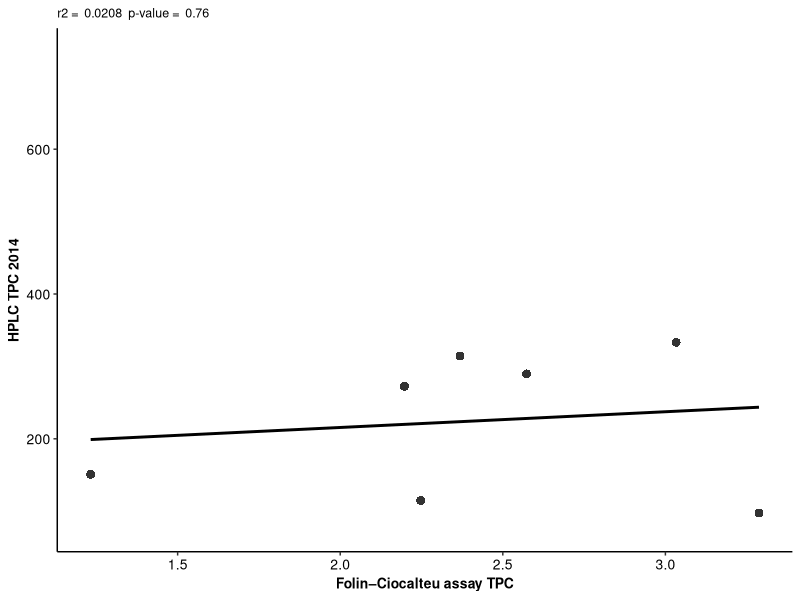
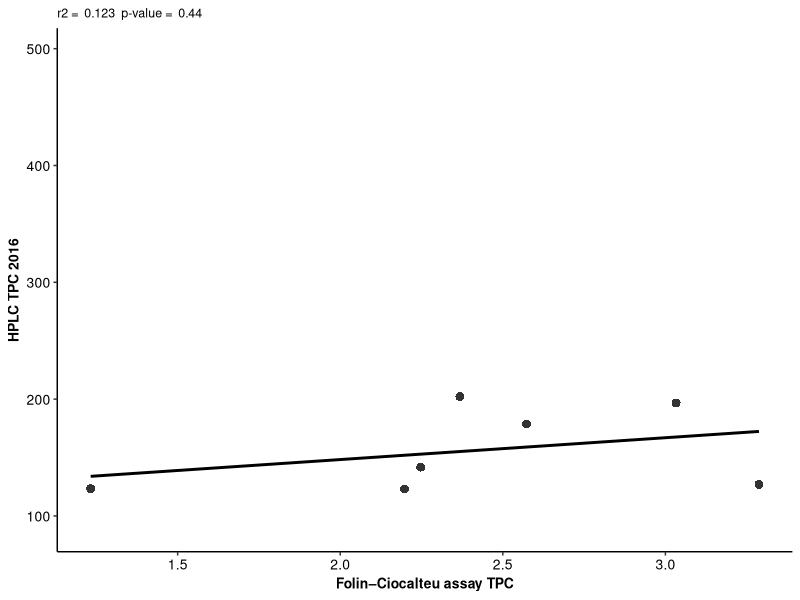

Here is the R script that generated these plots, in order:
#look at kendra's phenolic data.

library(readxl)
library(tidyverse)

phenolics_2014 <- read_excel("data/41438_2019_190_MOESM2_ESM (2).xls")
phenolics_2016 <- read_excel("data/41438_2019_190_MOESM3_ESM (4).xls")

#keep total phenolics
phenolics_2014 <- phenolics_2014 %>% select(ID, total_phenolics)
phenolics_2016 <- phenolics_2016 %>% select(ID, total_phenolics)

#load pheno data
geno_pheno_meta_data <- read_csv("outputs/geno_pheno_meta_data.csv")

phenolics_2014 <- left_join(phenolics_2014, geno_pheno_meta_data, by = c("ID" = "PLANTID"))
phenolics_2016 <- left_join(phenolics_2016, geno_pheno_meta_data, by = c("ID" = "PLANTID"))


tpc_2014 <- ggplot(phenolics_2014, aes(x=tpc, y=total_phenolics))+
  geom_point(size=3, stroke=0, alpha=0.8)+
  theme_bw()+
  labs(x="Folin–Ciocalteu assay TPC", y="HPLC TPC 2014")+
  theme(panel.border = element_blank(), axis.text=element_text(colour = "black", size=10), axis.title=element_text(size = 10, face = "bold"), panel.grid.major = element_blank(), panel.grid.minor = element_blank(), axis.line = element_line(colour = "black"), plot.title = element_text(size = 9))+
  stat_smooth(method="lm", col="black", se = FALSE)+
  ggtitle(paste("r2 = ", signif(cor.test(phenolics_2014$tpc, phenolics_2014$total_phenolics, method = "pearson")$estimate^2, digits = 3), " p-value = ", signif(cor.test(phenolics_2014$tpc, phenolics_2014$total_phenolics, method = "pearson")$p.value, digits = 2)))
ggsave("figures/tpc_2014.jpeg", plot = tpc_2014)

tpc_2016 <- ggplot(phenolics_2016, aes(x=tpc, y=total_phenolics))+
  geom_point(size=3, stroke=0, alpha=0.8)+
  theme_bw()+
  labs(x="Folin–Ciocalteu assay TPC", y="HPLC TPC 2016")+
  theme(panel.border = element_blank(), axis.text=element_text(colour = "black", size=10), axis.title=element_text(size = 10, face = "bold"), panel.grid.major = element_blank(), panel.grid.minor = element_blank(), axis.line = element_line(colour = "black"), plot.title = element_text(size = 9))+
  stat_smooth(method="lm", col="black", se = FALSE)+
  ggtitle(paste("r2 = ", signif(cor.test(phenolics_2016$tpc, phenolics_2016$total_phenolics, method = "pearson")$estimate^2, digits = 3), " p-value = ", signif(cor.test(phenolics_2016$tpc, phenolics_2016$total_phenolics, method = "pearson")$p.value, digits = 2)))
ggsave("figures/tpc_2016.jpeg", plot = tpc_2016)


